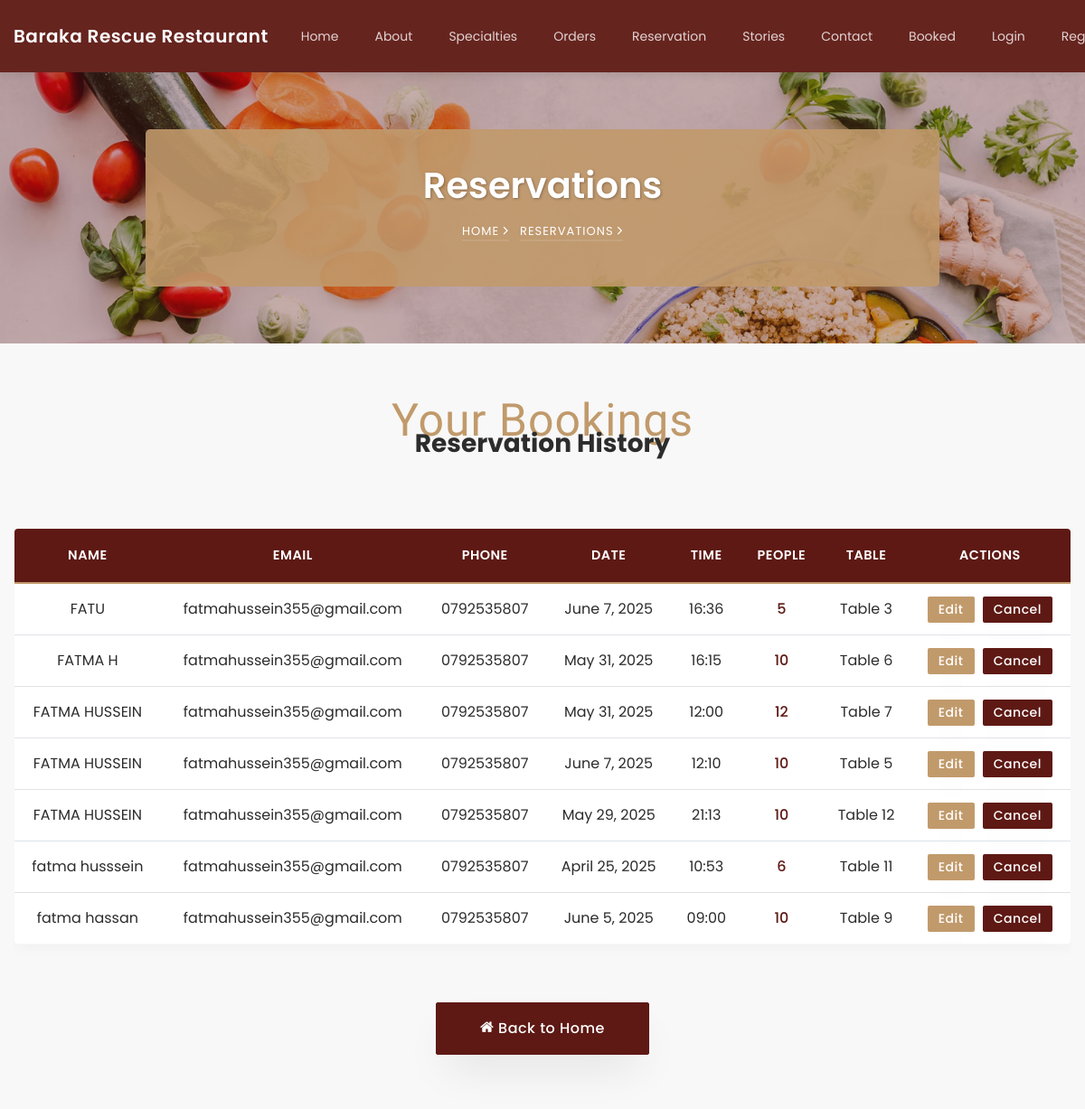
Screenshot of /booked/ with the database file from the repository.
### restaurant/models.py (models this page shows, shortened)
class Reservation(models.Model):
    name = models.CharField(
        max_length=100,
        validators=[RegexValidator(r'^[A-Za-z ]+$', message="Name can only contain letters and spaces.")]
    )
    email = models.EmailField()
    phone = models.CharField(
        max_length=10,
        validators=[RegexValidator(r'^\d{10}$', message="Phone number must be exactly 10 digits.")]
    )
    date = models.DateField()
    time = models.TimeField()
    person = models.PositiveIntegerField()
    table = models.ForeignKey('Table', on_delete=models.SET_NULL, null=True, blank=True)
    created_at = models.DateTimeField(auto_now_add=True)
    updated_at = models.DateTimeField(auto_now=True)
    class Meta:
        ordering = ['-created_at']
        verbose_name = 'Reservation'
        verbose_name_plural = 'Reservations'

class Table(models.Model):
    number = models.IntegerField(unique=True)
    seats = models.IntegerField()
    available = models.BooleanField(default=True)

### restaurant/views.py (the view)
# urls.py: path('booked/', views.booked, name='booked'),
def booked(request):
    reservations = Reservation.objects.select_related('table').order_by('-created_at')
    return render(request, "booked.html", {"reservations": reservations})

### restaurant/templates/booked.html (shortened to what this page needs)
{% extends 'common.html' %}
{% load static %}
{% block body %}
<section class="hero-wrap hero-wrap-2" style="background-image: url('{% static 'images/bg_4.jpg' %}');" data-stellar-background-ratio="0.5">
    <div class="container">
        <div class="row no-gutters slider-text align-items-center justify-content-center">
            <div class="col-md-9 ftco-animate text-center" style="background: rgba(193, 154, 107, 0.9); padding: 2rem; border-radius: 5px;">
                <h1 class="mb-2 bread" style="color: #fff; font-weight: 600; text-shadow: 1px 1px 3px rgba(0,0,0,0.3);">Reservations</h1>
                <p class="breadcrumbs">
                    <span class="mr-2" style="color: #fff;"><a href="{% url 'index' %}" style="color: #fff;">Home <i class="ion-ios-arrow-forward"></i></a></span>
                    <span style="color: #fff;">Reservations <i class="ion-ios-arrow-forward"></i></span>
                </p>
            </div>
        </div>
    </div>
</section>
<section class="ftco-section" style="background: #F8F8F8; padding: 60px 0;">
    <div class="container">
        <div class="row justify-content-center mb-5">
            <div class="col-md-8 text-center heading-section ftco-animate">
                <span class="subheading" style="color: #C19A6B; letter-spacing: 1px;">Your Bookings</span>
                <h2 class="mb-4" style="color: #2C2C2C; font-weight: 700;">Reservation History</h2>
            </div>
        </div>
        {% if reservations %}
        <div class="table-responsive">
            <table class="table table-hover text-center" style="border: 1px solid #dee2e6;">
                <thead style="background: #5E1914; color: #fff;">
                    <tr>
                        <th style="padding: 15px; border-bottom: 2px solid #C19A6B;">Name</th>
                        <th style="padding: 15px; border-bottom: 2px solid #C19A6B;">Email</th>
                        <th style="padding: 15px; border-bottom: 2px solid #C19A6B;">Phone</th>
                        <th style="padding: 15px; border-bottom: 2px solid #C19A6B;">Date</th>
                        <th style="padding: 15px; border-bottom: 2px solid #C19A6B;">Time</th>
                        <th style="padding: 15px; border-bottom: 2px solid #C19A6B;">People</th>
                        <th style="padding: 15px; border-bottom: 2px solid #C19A6B;">Table</th>
                        <th style="padding: 15px; border-bottom: 2px solid #C19A6B;">Actions</th>
                    </tr>
                </thead>
                <tbody>
                    {% for res in reservations %}
                        <tr style="background: #fff; border-bottom: 1px solid #eee;">
                            <td style="padding: 12px; color: #2C2C2C;">{{ res.name }}</td>
                            <td style="padding: 12px; color: #2C2C2C;">{{ res.email }}</td>
                            <td style="padding: 12px; color: #2C2C2C;">{{ res.phone }}</td>
                            <td style="padding: 12px; color: #2C2C2C;">{{ res.date }}</td>
                            <td style="padding: 12px; color: #2C2C2C;">{{ res.time|time:"H:i" }}</td>
                            <td style="padding: 12px; color: #5E1914; font-weight: 500;">{{ res.person }}</td>
                            <td style="padding: 12px; color: #2C2C2C;">Table {{ res.table.number }}</td>
                            <td style="padding: 12px;">
                                <a href="{% url 'edit_reservation' id=res.id %}" class="btn btn-sm" style="background: #C19A6B; color: #fff; border: none; margin-right: 5px;">Edit</a>
                                <a href="{% url 'cancel_reservation' res.id %}" class="btn btn-sm" style="background: #5E1914; color: #fff; border: none;">Cancel</a>
                            </td>
                        </tr>
                    {% empty %}
                        <tr>
                            <td colspan="8" class="text-center py-4" style="color: #3A3A3A;">No reservations found</td>
                        </tr>
                    {% endfor %}
                </tbody>
            </table>
        </div>
        {% else %}
            <div class="text-center py-5">
                <i class="icon-calendar" style="font-size: 3rem; color: #C19A6B;"></i>
                <h3 style="color: #2C2C2C; margin-top: 20px;">No reservations have been made yet</h3>
                <p style="color: #3A3A3A;">Book a table to enjoy our dining experience</p>
            </div>
        {% endif %}
        <div class="text-center mt-5">
            <a href="{% url 'index' %}" class="btn btn-primary px-5 py-3" style="background: #5E1914; border-color: #5E1914;">
                <i class="icon-home"></i> Back to Home
            </a>
        </div>
    </div>
</section>
{% endblock %}

### restaurant/static/css/icomoon.css (style rules this page uses)
[class^="icon-"], [class*=" icon-"] { font-family: 'icomoon' !important; speak: none; font-style: normal; font-weight: normal; font-variant: normal; text-transform: none; line-height: 1; -webkit-font-smoothing: antialiased; -moz-osx-font-smoothing: grayscale; }
.icon-home:before { content: "\f015"; }

### restaurant/templates/common.html (style rules this page uses)
:root { --primary-color: #5E1914; --secondary-color: #C19A6B; --light-bg: #F8F8F8; --dark-text: #2C2C2C; --medium-text: #3A3A3A; }
body { padding-top: 80px; }
.hero-wrap-2 { margin-top: 0 !important; position: relative; z-index: 1; }
.btn-primary { background: var(--primary-color); border-color: var(--primary-color); }

### restaurant/templates/booked.html (style rules this page uses)
.table { border-radius: 5px; overflow: hidden; box-shadow: 0 0 20px rgba(0,0,0,0.05); }
.table th { font-weight: 600; text-transform: uppercase; letter-spacing: 0.5px; font-size: 0.9rem; }
.btn { transition: all 0.3s ease; font-weight: 500; letter-spacing: 0.5px; }
.btn-sm { padding: 0.25rem 0.75rem; font-size: 0.875rem; }

### rows the page displays
Reservation: name "FATU", email "fatmahussein355@gmail.com", phone "0792535807", date "June 7, 2025", time "16:36", person "5", table.number "3"
Reservation: name "FATMA H", email "fatmahussein355@gmail.com", phone "0792535807", date "May 31, 2025", time "16:15", person "10", table.number "6"
Reservation: name "FATMA HUSSEIN", email "fatmahussein355@gmail.com", phone "0792535807", date "May 31, 2025", time "12:00", person "12", table.number "7"
Reservation: name "FATMA HUSSEIN", email "fatmahussein355@gmail.com", phone "0792535807", date "June 7, 2025", time "12:10", person "10", table.number "5"
Reservation: name "FATMA HUSSEIN", email "fatmahussein355@gmail.com", phone "0792535807", date "May 29, 2025", time "21:13", person "10", table.number "12"
Reservation: name "fatma husssein", email "fatmahussein355@gmail.com", phone "0792535807", date "April 25, 2025", time "10:53", person "6", table.number "11"
Reservation: name "fatma hassan", email "fatmahussein355@gmail.com", phone "0792535807", date "June 5, 2025", time "09:00", person "10", table.number "9"
